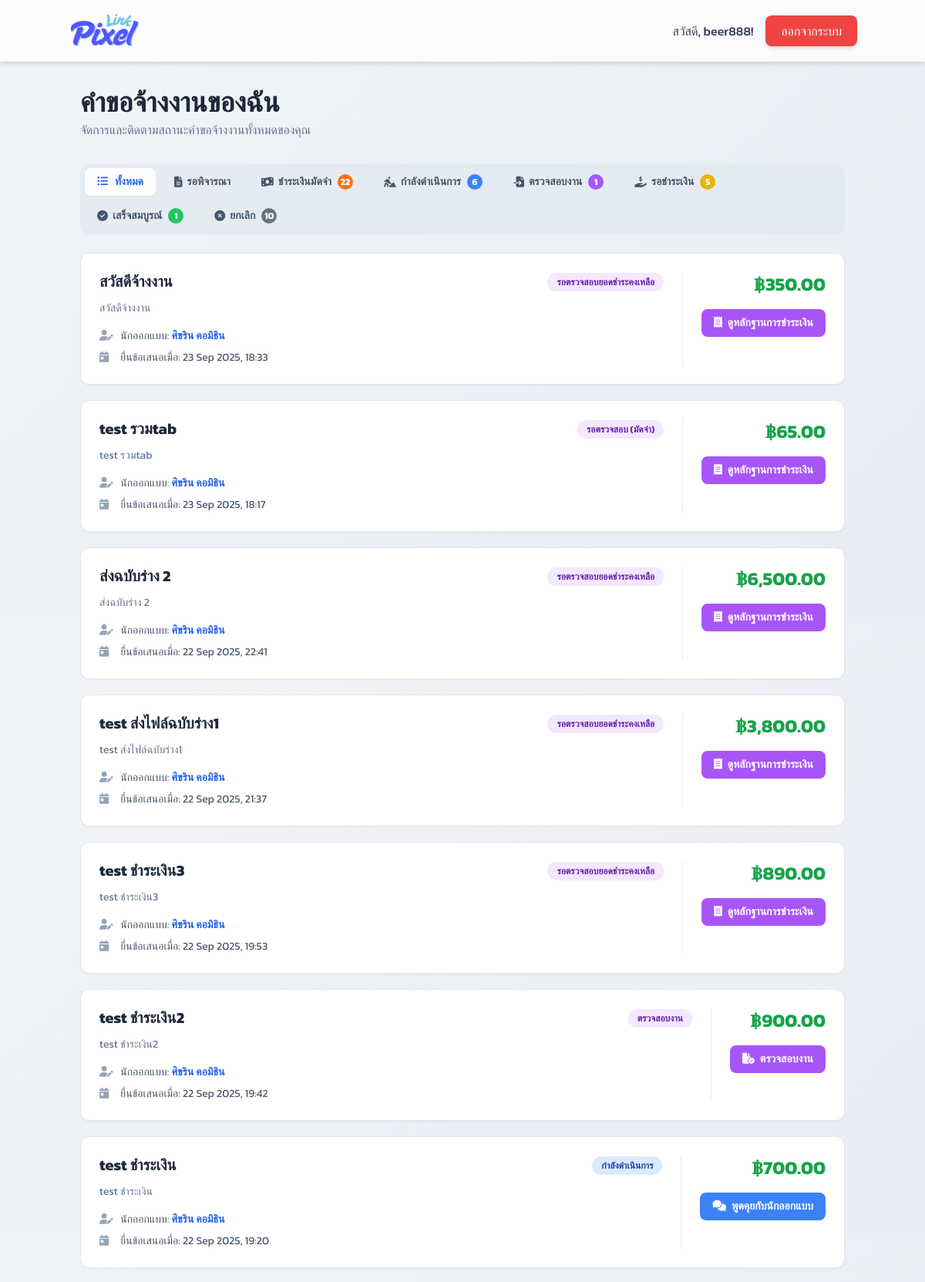
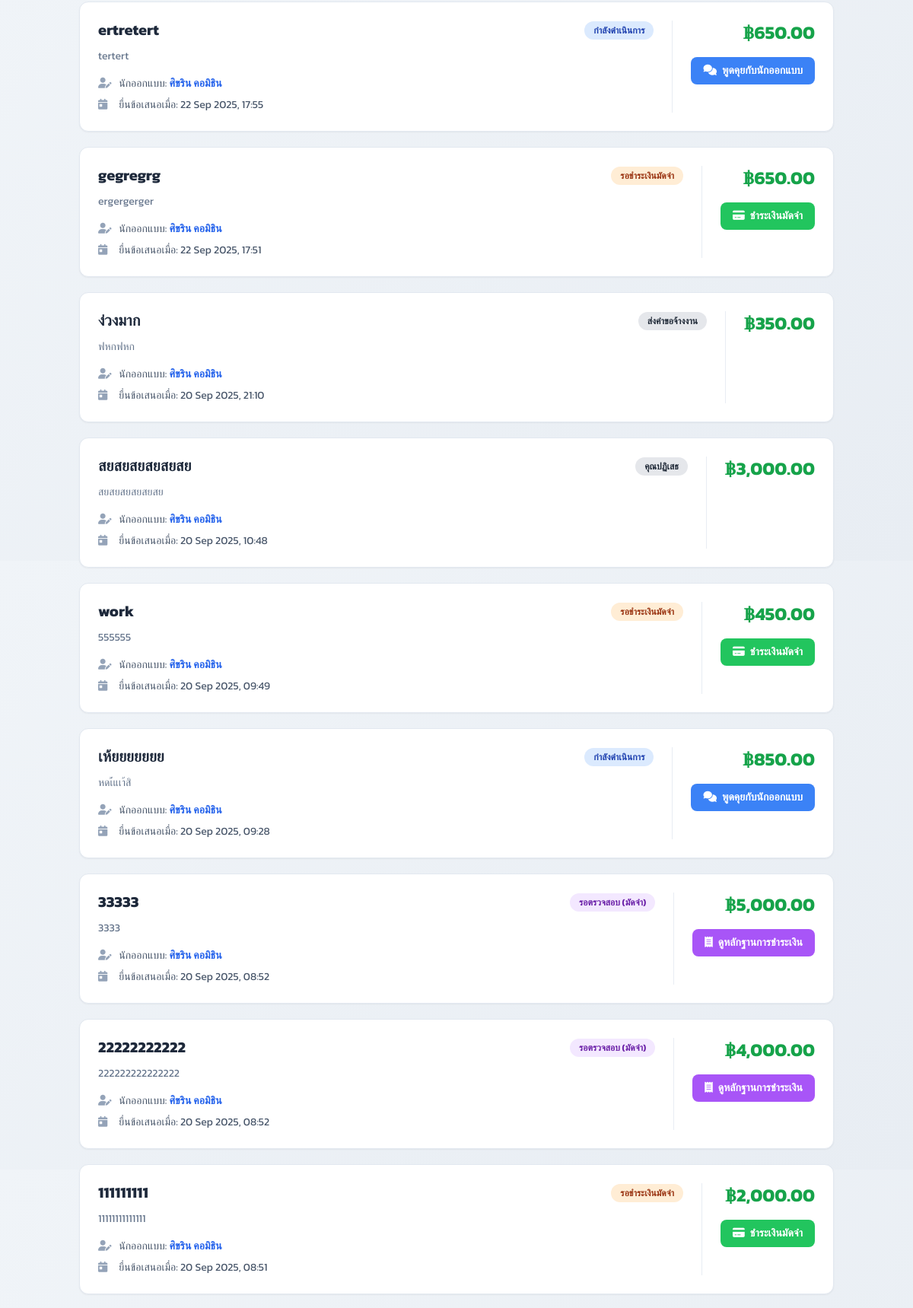
The app's page /client/my_requests.php (signed in, upper part) with its own data (2 pictures, top to bottom).
### tables this page shows
CREATE TABLE `client_job_requests` (
  `request_id` int(11) NOT NULL,
  `client_id` int(11) NOT NULL,
  `designer_id` int(11) DEFAULT NULL,
  `title` varchar(255) NOT NULL,
  `description` text DEFAULT NULL,
  `attachment_path` varchar(255) DEFAULT NULL,
  `category_id` int(11) DEFAULT NULL,
  `budget` varchar(100) DEFAULT NULL,
  `deadline` date DEFAULT NULL,
  `posted_date` timestamp NOT NULL DEFAULT current_timestamp(),
  `status` enum('open','proposed','awaiting_deposit_verification','assigned','draft_submitted','awaiting_final_payment','final_payment_verification','completed','cancelled','rejected','pending_deposit') DEFAULT 'open',
  `revision_count` int(11) NOT NULL DEFAULT 0
);

### client/my_requests.php (the view, shortened to what the rows shown need)
<?php
require_once '../connect.php';
$client_id = $_SESSION['user_id'];
$requests = [];
$sql = "
    SELECT
        cjr.request_id,
        cjr.title,
        cjr.description,
        COALESCE(ja.offered_price, cjr.budget) AS budget,
        cjr.posted_date,
        cjr.status,
        u.user_id AS designer_id,
        CONCAT(u.first_name, ' ', u.last_name) AS designer_name,
        (SELECT t.slip_path
         FROM transactions t
         JOIN contracts con_t ON t.contract_id = con_t.contract_id
         WHERE con_t.request_id = cjr.request_id
         ORDER BY t.transaction_date DESC
         LIMIT 1) AS slip_path,
        -- --- [เพิ่มส่วนนี้เข้ามา] ---
        (SELECT COUNT(r.review_id)
         FROM reviews r
         JOIN contracts c_r ON r.contract_id = c_r.contract_id
         WHERE c_r.request_id = cjr.request_id AND r.reviewer_id = cjr.client_id
        ) > 0 AS has_reviewed
        -- --- สิ้นสุดส่วนที่เพิ่ม ---
    FROM client_job_requests cjr
    LEFT JOIN users u ON cjr.designer_id = u.user_id
    LEFT JOIN job_applications ja ON cjr.request_id = ja.request_id AND ja.status = 'accepted'
    WHERE cjr.client_id = ?
    ORDER BY cjr.posted_date DESC
";
$stmt = $conn->prepare($sql);
if ($stmt) {
    $stmt->bind_param("i", $client_id);
    $stmt->execute();
    $result = $stmt->get_result();
    $requests = $result->fetch_all(MYSQLI_ASSOC);
} else {
    die("เกิดข้อผิดพลาดในการดึงข้อมูล");
}
function getStatusInfoClient($status)
{
    switch ($status) {
        case 'open':
            return ['text' => 'ส่งคำขอจ้างงาน', 'color' => 'bg-gray-200 text-gray-800', 'tab' => 'open'];
        case 'pending_deposit':
            return ['text' => 'รอชำระเงินมัดจำ', 'color' => 'bg-orange-100 text-orange-800', 'tab' => 'pending_deposit'];
        case 'awaiting_deposit_verification':
            return ['text' => 'รอตรวจสอบ (มัดจำ)', 'color' => 'bg-purple-100 text-purple-800', 'tab' => 'pending_deposit'];
        case 'assigned':
            return ['text' => 'กำลังดำเนินการ', 'color' => 'bg-blue-100 text-blue-800', 'tab' => 'assigned'];
        case 'draft_submitted':
            return ['text' => 'ตรวจสอบงาน', 'color' => 'bg-purple-100 text-purple-800', 'tab' => 'review_work'];
        case 'awaiting_final_payment':
            return ['text' => 'รอชำระเงินส่วนที่เหลือ', 'color' => 'bg-yellow-100 text-yellow-800', 'tab' => 'awaiting_final_payment'];
        case 'final_payment_verification':
            return ['text' => 'รอตรวจสอบยอดชำระคงเหลือ', 'color' => 'bg-purple-100 text-purple-800', 'tab' => 'awaiting_final_payment'];
        case 'completed':
            return ['text' => 'เสร็จสมบูรณ์', 'color' => 'bg-green-100 text-green-800', 'tab' => 'completed'];
        case 'cancelled':
            return ['text' => 'คุณปฏิเสธ', 'color' => 'bg-gray-200 text-gray-800', 'tab' => 'cancelled'];
        case 'rejected':
            return ['text' => 'ถูกยกเลิก', 'color' => 'bg-red-100 text-red-800', 'tab' => 'cancelled'];
        default:
            return ['text' => 'ไม่ระบุ', 'color' => 'bg-gray-100 text-gray-800', 'tab' => 'all'];
    }
}
?>
<!DOCTYPE html>
<html lang="th" class="h-full">
<head>
    <script src="https://cdn.tailwindcss.com"></script>
    <link rel="stylesheet" href="https://cdnjs.cloudflare.com/ajax/libs/font-awesome/6.4.0/css/all.min.css">
</head>
<body class="bg-slate-50 flex flex-col min-h-screen">
    <main class="container mx-auto px-4 py-8 flex-grow">
        <div class="mb-8">
            <h1 class="text-4xl font-bold text-slate-800">คำขอจ้างงานของฉัน</h1>
        </div>
        <div x-data="{ tab: 'all' }">
            <div class="space-y-5">
                <?php if (empty($requests)) : ?>
                    <div class="text-center bg-white rounded-lg shadow-sm p-12">
                        <div class="mx-auto w-20 h-20 bg-slate-100 rounded-full flex items-center justify-center">
                            <i class="fa-solid fa-file-circle-xmark fa-2x text-slate-400"></i>
                        </div>
                        <h3 class="mt-4 text-xl font-semibold text-slate-700">คุณยังไม่ได้สร้างคำขอจ้างงาน</h3>
                        <p class="mt-1 text-slate-500">เริ่มจ้างนักออกแบบได้โดยการสร้างคำขอจ้างงานใหม่</p>
                        <a href="../job_listings.php" class="mt-4 inline-block px-6 py-2 bg-blue-500 text-white rounded-lg font-semibold hover:bg-blue-600">ไปที่หน้าจ้างงาน</a>
                    </div>
                <?php else : ?>
                    <?php foreach ($requests as $request) : ?>
                        <?php
                        $statusInfo = getStatusInfoClient($request['status']);
                        $data_status = $statusInfo['tab'];
                        ?>
                        <div x-show="tab === 'all' || tab === '<?= $data_status ?>'" class="bg-white rounded-xl border border-slate-200 p-6 shadow-sm hover:shadow-lg transition-shadow duration-300">
                            <div class="flex flex-col sm:flex-row gap-6">
                                <div class="flex-1">
                                    <div class="flex items-center justify-between flex-wrap gap-2 mb-3">
                                        <h2 class="text-xl font-bold text-slate-800 leading-tight">
                                            <a href="#" class="view-details-btn hover:text-blue-600" data-request-id="<?= $request['request_id'] ?>">
                                                <?= htmlspecialchars($request['title']) ?>
                                            </a>
                                        </h2>
                                        <span class="text-xs font-semibold px-3 py-1 rounded-full <?= $statusInfo['color'] ?>">
                                            <?= htmlspecialchars($statusInfo['text']) ?>
                                        </span>
                                    </div>
                                    <p class="text-slate-500 text-sm mb-4 line-clamp-2">
                                        <?= htmlspecialchars($request['description']) ?>
                                    </p>
                                    <div class="text-sm space-y-2 text-slate-600">
                                        <?php if (!empty($request['designer_name'])) : ?>
                                            <p><i class="fa-solid fa-user-pen w-5 text-slate-400 mr-1"></i> นักออกแบบ:
                                                <a href="view_profile.php?user_id=<?= $request['designer_id'] ?>" class="font-semibold text-blue-600 hover:underline">
                                                    <?= htmlspecialchars($request['designer_name']) ?>
                                                </a>
                                            </p>
                                        <?php endif; ?>
                                        <p><i class="fa-solid fa-calendar-day w-5 text-slate-400 mr-1"></i> ยื่นข้อเสนอเมื่อ: <?= date('d M Y, H:i', strtotime($request['posted_date'])) ?></p>
                                    </div>
                                </div>
                                <div class="flex-shrink-0 sm:text-right sm:border-l sm:pl-6 border-slate-200/80 w-full sm:w-auto">
                                    <div class="text-2xl font-bold text-green-600 mb-4">
                                        ฿<?= !empty($request['budget']) ? htmlspecialchars(number_format((float)$request['budget'], 2)) : 'N/A' ?>
                                    </div>
                                    <div class="flex flex-col sm:items-end gap-2">
                                        <?php if ($request['status'] === 'proposed') : ?>
                                            <a href="review_proposal.php?request_id=<?= $request['request_id'] ?>" class="w-full sm:w-auto text-center px-4 py-2 bg-yellow-500 text-white rounded-lg text-sm font-semibold hover:bg-yellow-600">
                                                <i class="fa-solid fa-file-alt mr-1"></i> พิจารณาข้อเสนอ
                                            </a>
                                        <?php elseif ($request['status'] === 'pending_deposit') : ?>
                                            <a href="payment.php?request_id=<?= $request['request_id'] ?>" class="w-full sm:w-auto text-center px-4 py-2 bg-green-500 text-white rounded-lg text-sm font-semibold hover:bg-green-600">
                                                <i class="fa-solid fa-credit-card mr-1"></i> ชำระเงินมัดจำ
                                            </a>
                                        <?php elseif ($request['status'] === 'awaiting_deposit_verification') : ?>
                                            <button
                                                class="view-slip-btn w-full sm:w-auto text-center px-4 py-2 bg-purple-500 text-white rounded-lg text-sm font-semibold hover:bg-purple-600 transition-all"
                                                data-slip-url="<?= htmlspecialchars($request['slip_path']) ?>">
                                                <i class="fa-solid fa-receipt mr-1"></i> ดูหลักฐานการชำระเงิน
                                            </button>
                                        <?php elseif ($request['status'] === 'assigned') : ?>
                                            <a href="../messages.php?to_user=<?= $request['designer_id'] ?>" class="w-full sm:w-auto text-center px-4 py-2 bg-blue-500 text-white rounded-lg text-sm font-semibold hover:bg-blue-600">
                                                <i class="fa-solid fa-comments mr-1"></i> พูดคุยกับนักออกแบบ
                                            </a>
                                        <?php elseif ($request['status'] === 'draft_submitted') : ?>
                                            <a href="review_work.php?request_id=<?= $request['request_id'] ?>" class="w-full sm:w-auto text-center px-4 py-2 bg-purple-500 text-white rounded-lg text-sm font-semibold hover:bg-purple-600">
                                                <i class="fa-solid fa-file-circle-check mr-1"></i> ตรวจสอบงาน
                                            </a>
                                        <?php elseif ($request['status'] === 'awaiting_final_payment') : ?>
                                            <a href="final_payment.php?request_id=<?= $request['request_id'] ?>" class="w-full sm:w-auto text-center px-4 py-2 bg-green-500 text-white rounded-lg text-sm font-semibold hover:bg-green-600">
                                                <i class="fa-solid fa-credit-card mr-1"></i> ชำระเงินส่วนที่เหลือ
                                            </a>
                                        <?php elseif ($request['status'] === 'final_payment_verification') : ?>
                                            <button
                                                class="view-slip-btn w-full sm:w-auto text-center px-4 py-2 bg-purple-500 text-white rounded-lg text-sm font-semibold hover:bg-purple-600 transition-all"
                                                data-slip-url="<?= htmlspecialchars($request['slip_path']) ?>">
                                                <i class="fa-solid fa-receipt mr-1"></i> ดูหลักฐานการชำระเงิน
                                            </button>
                                        <?php endif; ?>
                                    </div>
                                </div>
                            </div>
                        </div>
                    <?php endforeach; ?>
                <?php endif; ?>
            </div>
        </div>
    </main>
    <?php include '../includes/footer.php'; ?>
</body>
</html>

### records on screen
client_job_requests: title "สวัสดีจ้างงาน", status "รอตรวจสอบยอดชำระคงเหลือ", description "สวัสดีจ้างงาน", designer_name "ศิขริน คอมิธิน", posted_date "23 Sep 2025, 18:33", budget "350.00"
client_job_requests: title "test รวมtab", status "รอตรวจสอบ (มัดจำ)", description "test รวมtab", designer_name "ศิขริน คอมิธิน", posted_date "23 Sep 2025, 18:17", budget "65.00"
client_job_requests: title "ส่งฉบับร่าง 2", status "รอตรวจสอบยอดชำระคงเหลือ", description "ส่งฉบับร่าง 2", designer_name "ศิขริน คอมิธิน", posted_date "22 Sep 2025, 22:41", budget "6,500.00"
client_job_requests: title "test ส่งไฟล์ฉบับร่าง1", status "รอตรวจสอบยอดชำระคงเหลือ", description "test ส่งไฟล์ฉบับร่าง1", designer_name "ศิขริน คอมิธิน", posted_date "22 Sep 2025, 21:37", budget "3,800.00"
client_job_requests: title "test ชำระเงิน3", status "รอตรวจสอบยอดชำระคงเหลือ", description "test ชำระเงิน3", designer_name "ศิขริน คอมิธิน", posted_date "22 Sep 2025, 19:53", budget "890.00"
client_job_requests: title "test ชำระเงิน2", status "ตรวจสอบงาน", description "test ชำระเงิน2", designer_name "ศิขริน คอมิธิน", posted_date "22 Sep 2025, 19:42", budget "900.00"
client_job_requests: title "test ชำระเงิน", status "กำลังดำเนินการ", description "test ชำระเงิน", designer_name "ศิขริน คอมิธิน", posted_date "22 Sep 2025, 19:20", budget "700.00"
client_job_requests: title "ertretert", status "กำลังดำเนินการ", description "tertert", designer_name "ศิขริน คอมิธิน", posted_date "22 Sep 2025, 17:55", budget "650.00"
client_job_requests: title "gegregrg", status "รอชำระเงินมัดจำ", description "ergergerger", designer_name "ศิขริน คอมิธิน", posted_date "22 Sep 2025, 17:51", budget "650.00"
client_job_requests: title "ง่วงมาก", status "ส่งคำขอจ้างงาน", description "ฟหกฟหก", designer_name "ศิขริน คอมิธิน", posted_date "20 Sep 2025, 21:10", budget "350.00"
client_job_requests: title "สยสยสยสยสยสย", status "คุณปฏิเสธ", description "สยสยสยสยสยสย", designer_name "ศิขริน คอมิธิน", posted_date "20 Sep 2025, 10:48", budget "3,000.00"
client_job_requests: title "work", status "รอชำระเงินมัดจำ", description "555555", designer_name "ศิขริน คอมิธิน", posted_date "20 Sep 2025, 09:49", budget "450.00"
client_job_requests: title "เห้ยยยยยยย", status "กำลังดำเนินการ", description "หดเ้่แเา้สิ", designer_name "ศิขริน คอมิธิน", posted_date "20 Sep 2025, 09:28", budget "850.00"
client_job_requests: title "33333", status "รอตรวจสอบ (มัดจำ)", description "3333", designer_name "ศิขริน คอมิธิน", posted_date "20 Sep 2025, 08:52", budget "5,000.00"
client_job_requests: title "22222222222", status "รอตรวจสอบ (มัดจำ)", description "222222222222222", designer_name "ศิขริน คอมิธิน", posted_date "20 Sep 2025, 08:52", budget "4,000.00"
client_job_requests: title "111111111", status "รอชำระเงินมัดจำ", description "11111111111111", designer_name "ศิขริน คอมิธิน", posted_date "20 Sep 2025, 08:51", budget "2,000.00"

### other values on screen
$loggedInUserName "beer888"
$pending_deposit_total "22"
$counts['assigned'] "6"
$counts['draft_submitted'] "1"
$awaiting_final_payment_total "5"
$counts['completed'] "1"
$cancelled_rejected_total "10"
